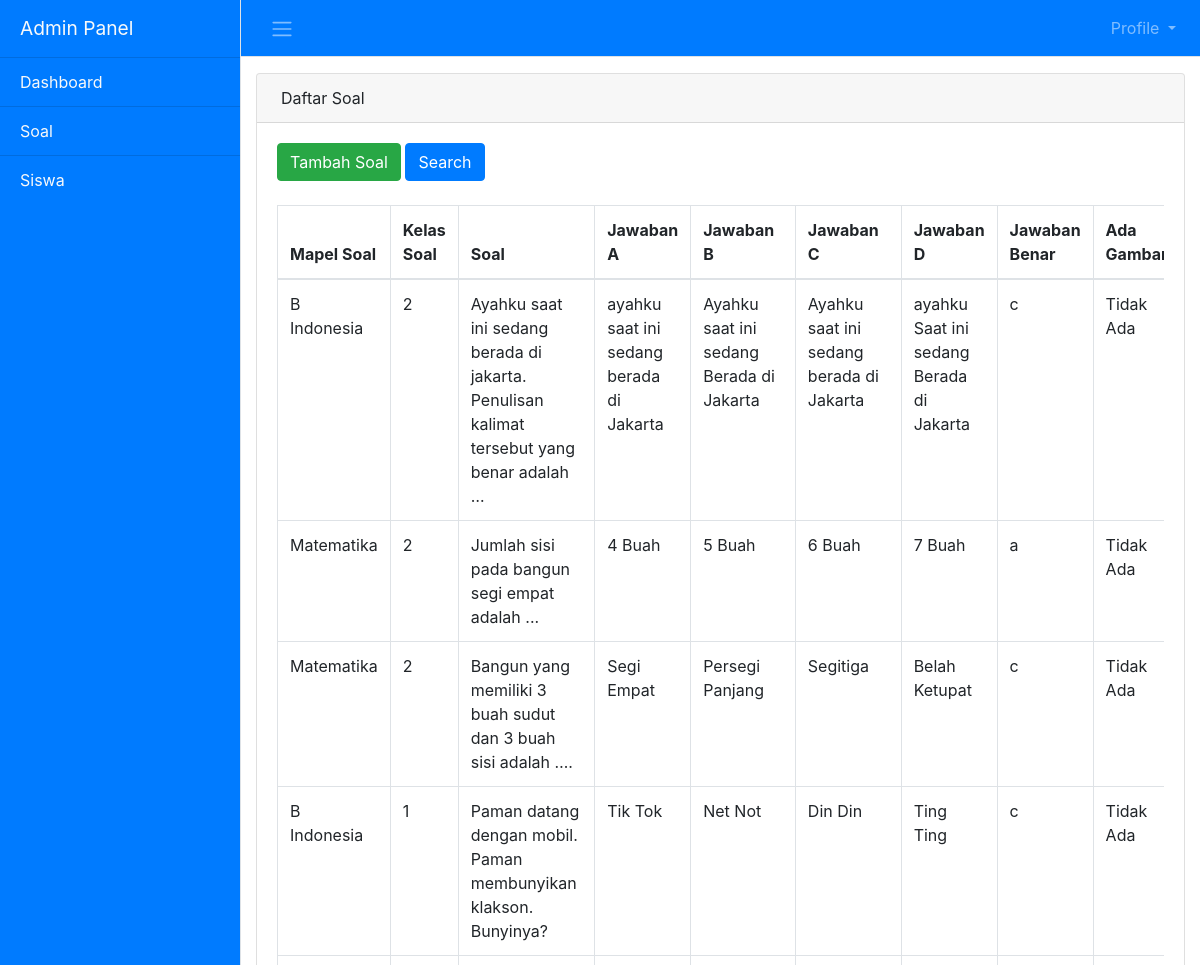
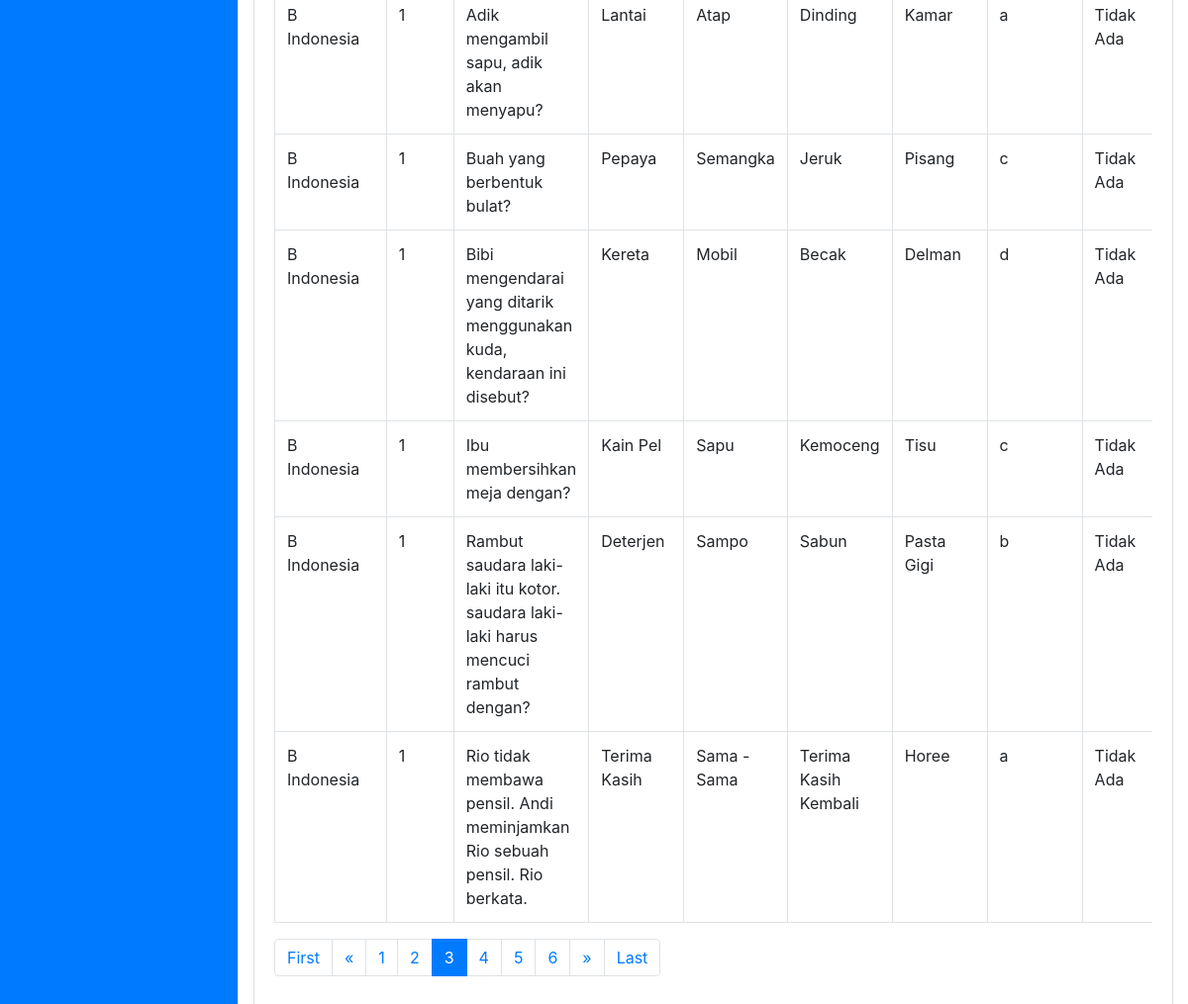
The page /v1/admin/index.php?page=soal&hal=3 (signed in) on the database its author committed (2 pictures, top to bottom).
### tables this page shows
CREATE TABLE `tbl_soal` (
  `id_soal` int(11) NOT NULL,
  `kelas_soal` int(2) NOT NULL,
  `mapel_soal` varchar(50) NOT NULL,
  `nama_soal` varchar(500) NOT NULL,
  `jawaban_a` varchar(200) NOT NULL,
  `jawaban_b` varchar(200) NOT NULL,
  `jawaban_c` varchar(200) NOT NULL,
  `jawaban_d` varchar(200) NOT NULL,
  `jawaban_benar` varchar(2) NOT NULL,
  `gambar` varchar(100) NOT NULL DEFAULT 'Tidak_Ada.jpg'
);

### v1/admin/script/preferences.php (the view, shortened to what this page needs)
<?php
class adminPanel
{
    private $host = "localhost";
	private $user = "root";
	private $pass = "";
	private $database = "db_bank_soal";
    public $mysqli="";
    public function SS_GetConnection ()
	{
		$this->mysqli = new MySQLi($this->host, $this->user, $this->pass, $this->database);
		if (!$this->mysqli->connect_errno){
			return $this->mysqli;
		}
    }
    public function viewSoal(){
        if ($this->SS_GetConnection())
		{
            $hal = (isset($_GET['hal'])) ? $_GET['hal'] : 1;
            $limit = 10;
            $limit_start = ($hal - 1) * $limit;
            $query = "SELECT * FROM tbl_soal LIMIT ".$limit_start.",".$limit;
			if ($result = $this->mysqli->query($query)){
                echo "<table class='table table-bordered' id='dataTable' width='100%'' cellspacing='0'>";
                echo "<thead>";
                echo "<tr>";
                echo "<th>Mapel Soal</th>";
                echo "<th>Kelas Soal</th>";
                echo "<th>Soal</th>";
                echo "<th>Jawaban A</th>";
                echo "<th>Jawaban B</th>";
                echo "<th>Jawaban C</th>";
                echo "<th>Jawaban D</th>";
                echo "<th>Jawaban Benar</th>";
                echo "<th>Ada Gambar?</th>";
                echo "</tr>";
                echo "</thead>";
                echo "<tbody>";
                while ($data = $result->fetch_row())
				{
                    if($data[9] == "Tidak_Ada.jpg"){
                        $gambar = "Tidak Ada";
                    }else{
                        $gambar = "Ada";
                    }
                    echo "<tr>";
					echo "<td>".($data[2])."</td>";
                    echo "<td>".($data[1])."</td>";
					echo "<td>".($data[3])."</td>";
                    echo "<td>".($data[4])."</td>";
                    echo "<td>".($data[5])."</td>";
                    echo "<td>".($data[6])."</td>";
                    echo "<td>".($data[7])."</td>";
                    echo "<td>".($data[8])."</td>";
                    echo "<td>".($gambar)."</td>";
					echo "</tr>";
				}
                echo "</tbody>";
                echo "</table>";
            }
            echo "<ul class='pagination'>";
            if ($hal == 1) {
                echo "<li class='page-item disabled'><a class='page-link' href='#'>First</a></li>";
                echo "<li class='page-item disabled'><a class='page-link' href='#'>&laquo;</a></li>";
            } else {
                $link_prev = ($hal > 1) ? $hal - 1 : 1;
                echo "<li class='page-item'><a class='page-link' href='index.php?page=soal&hal=1'>First</a></li>";
                echo "<li class='page-item'><a class='page-link' href='index.php?page=soal&hal= ".$link_prev."'>&laquo;</a></li>";
            }
            $stmt = $this->mysqli->stmt_init();
            $stmt->prepare("SELECT id_soal FROM tbl_soal");
            $stmt->execute();
            $stmt->bind_result($idsoal);
            $stmt->store_result();
            $get_jumlah = $stmt->num_rows();
            $jumlah_page = ceil($get_jumlah / $limit);
            $jumlah_number = 3;
            $start_number = ($hal > $jumlah_number) ? $hal - $jumlah_number : 1;
            $end_number = ($hal < ($jumlah_page - $jumlah_number)) ? $hal + $jumlah_number : $jumlah_page;
            for ($i = $start_number; $i <= $end_number; $i++) {
                if($hal == $i){
                    $link_active = "class='page-item active'";
                }else{
                    $link_active = "";
                }
                echo "<li ".$link_active."><a class='page-link' href='index.php?page=soal&hal=".$i."'>".$i."</a></li>";
            }
            if ($hal == $jumlah_page) {
                echo "<li class='page-item disabled'><a class='page-link' href='#'>&raquo;</a></li>";
                echo "<li class='page-item disabled'><a class='page-link' href='#'>Last</a></li>";
            } else {
                $link_next = ($hal < $jumlah_page) ? $hal + 1 : $jumlah_page;
                echo "<li class='page-item'><a class='page-link' href='index.php?page=soal&hal=".$link_next."'>&raquo;</a></li>";
                echo "<li class='page-item'><a class='page-link' href='index.php?page=soal&hal=".$jumlah_page."'>Last</a></li>";
            }
            echo "</ul>";
        }
    }
}
?>

### v1/admin/css/simple-sidebar.css (style rules this page uses)
body { overflow-x: hidden; }

### rows shown on the page
tbl_soal: mapel_soal "B Indonesia", kelas_soal "2", nama_soal "Ayahku saat ini sedang berada di jakarta. Penulisan kalimat tersebut yang benar adalah …", jawaban_a "ayahku saat ini sedang berada di Jakarta", jawaban_b "Ayahku saat ini sedang Berada di Jakarta", jawaban_c "Ayahku saat ini sedang berada di Jakarta", jawaban_d "ayahku Saat ini sedang Berada di Jakarta", jawaban_benar "c", gambar "Tidak Ada"
tbl_soal: mapel_soal "Matematika", kelas_soal "2", nama_soal "Jumlah sisi pada bangun segi empat adalah ...", jawaban_a "4 Buah", jawaban_b "5 Buah", jawaban_c "6 Buah", jawaban_d "7 Buah", jawaban_benar "a", gambar "Tidak Ada"
tbl_soal: mapel_soal "Matematika", kelas_soal "2", nama_soal "Bangun yang memiliki 3 buah sudut dan 3 buah sisi adalah ….", jawaban_a "Segi Empat", jawaban_b "Persegi Panjang", jawaban_c "Segitiga", jawaban_d "Belah Ketupat", jawaban_benar "c", gambar "Tidak Ada"
tbl_soal: mapel_soal "B Indonesia", kelas_soal "1", nama_soal "Paman datang dengan mobil. Paman membunyikan klakson. Bunyinya?", jawaban_a "Tik Tok", jawaban_b "Net Not", jawaban_c "Din Din", jawaban_d "Ting Ting", jawaban_benar "c", gambar "Tidak Ada"
tbl_soal: mapel_soal "B Indonesia", kelas_soal "1", nama_soal "Adik mengambil sapu, adik akan menyapu?", jawaban_a "Lantai", jawaban_b "Atap", jawaban_c "Dinding", jawaban_d "Kamar", jawaban_benar "a", gambar "Tidak Ada"
tbl_soal: mapel_soal "B Indonesia", kelas_soal "1", nama_soal "Buah yang berbentuk bulat?", jawaban_a "Pepaya", jawaban_b "Semangka", jawaban_c "Jeruk", jawaban_d "Pisang", jawaban_benar "c", gambar "Tidak Ada"
tbl_soal: mapel_soal "B Indonesia", kelas_soal "1", nama_soal "Bibi mengendarai yang ditarik menggunakan kuda, kendaraan ini disebut?", jawaban_a "Kereta", jawaban_b "Mobil", jawaban_c "Becak", jawaban_d "Delman", jawaban_benar "d", gambar "Tidak Ada"
tbl_soal: mapel_soal "B Indonesia", kelas_soal "1", nama_soal "Ibu membersihkan meja dengan?", jawaban_a "Kain Pel", jawaban_b "Sapu", jawaban_c "Kemoceng", jawaban_d "Tisu", jawaban_benar "c", gambar "Tidak Ada"
tbl_soal: mapel_soal "B Indonesia", kelas_soal "1", nama_soal "Rambut saudara laki-laki itu kotor. saudara laki-laki harus mencuci rambut dengan?", jawaban_a "Deterjen", jawaban_b "Sampo", jawaban_c "Sabun", jawaban_d "Pasta Gigi", jawaban_benar "b", gambar "Tidak Ada"
tbl_soal: mapel_soal "B Indonesia", kelas_soal "1", nama_soal "Rio tidak membawa pensil. Andi meminjamkan Rio sebuah pensil. Rio berkata.", jawaban_a "Terima Kasih", jawaban_b "Sama - Sama", jawaban_c "Terima Kasih Kembali", jawaban_d "Horee", jawaban_benar "a", gambar "Tidak Ada"
